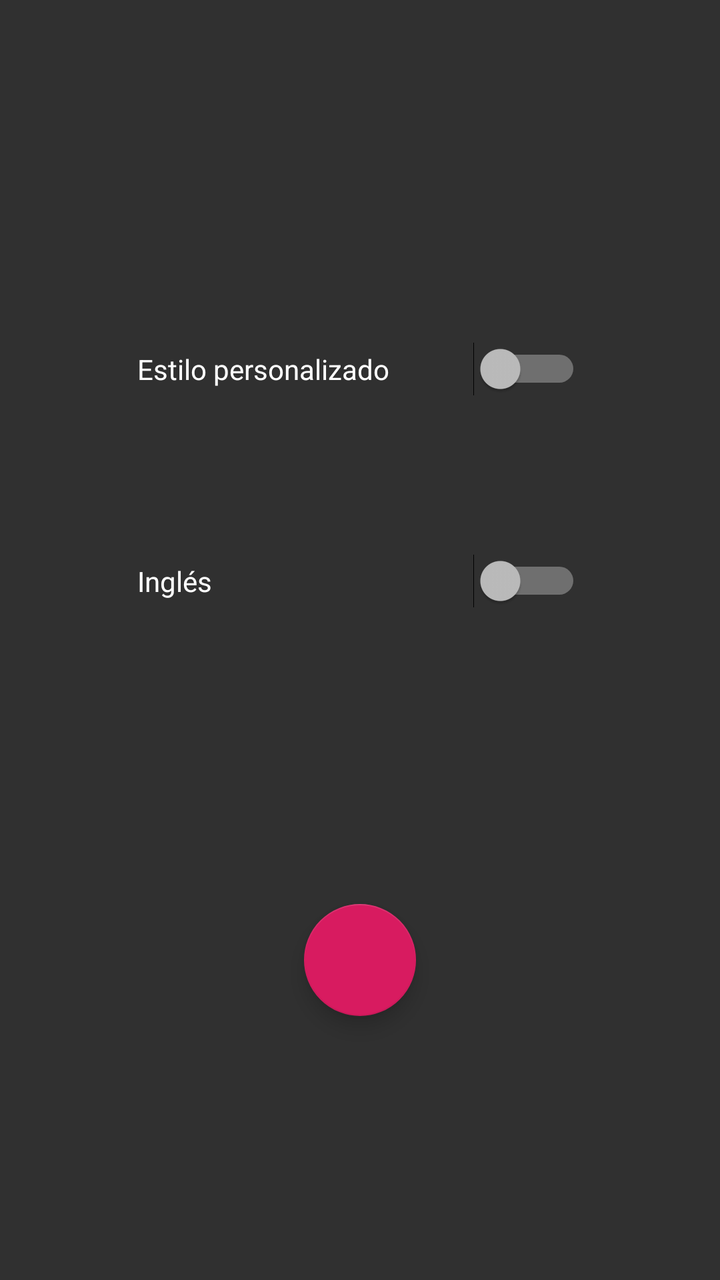
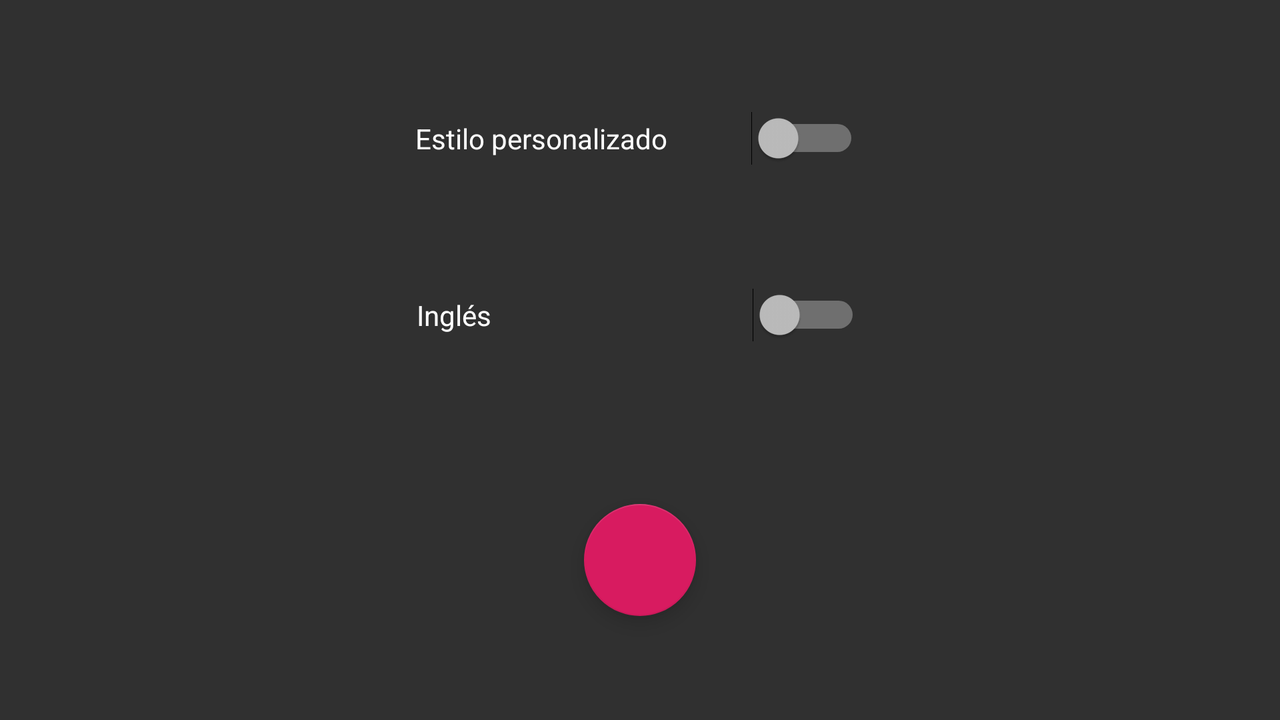

Two renders of one Android screen. The first uses the default layout on a phone; the second uses the alternative layout the repository ships for a different screen configuration, on a matching device. The two XML files are below.
<!-- AndroidManifest.xml: application theme AppTheme -->
<!-- res/layout/activity_settings.xml -->
<?xml version="1.0" encoding="utf-8"?>
<android.support.constraint.ConstraintLayout xmlns:android="http://schemas.android.com/apk/res/android"
    xmlns:app="http://schemas.android.com/apk/res-auto"
    xmlns:tools="http://schemas.android.com/tools"
    android:layout_width="match_parent"
    android:layout_height="match_parent"
    android:theme="@style/AppTheme"
    tools:context=".SettingsActivity">

    <Switch
        android:id="@+id/switch1"
        android:layout_width="222dp"
        android:layout_height="59dp"
        android:layout_marginStart="8dp"
        android:layout_marginLeft="8dp"
        android:layout_marginTop="8dp"
        android:layout_marginEnd="8dp"
        android:layout_marginRight="8dp"
        android:layout_marginBottom="8dp"
        android:text="@string/pref1"
        app:layout_constraintBottom_toTopOf="@+id/switch2"
        app:layout_constraintEnd_toEndOf="parent"
        app:layout_constraintHorizontal_bias="0.497"
        app:layout_constraintStart_toStartOf="parent"
        app:layout_constraintTop_toTopOf="parent"
        app:layout_constraintVertical_bias="0.79" />

    <Switch
        android:id="@+id/switch2"
        android:layout_width="222dp"
        android:layout_height="59dp"
        android:layout_marginStart="8dp"
        android:layout_marginLeft="8dp"
        android:layout_marginTop="8dp"
        android:layout_marginEnd="8dp"
        android:layout_marginRight="8dp"
        android:layout_marginBottom="320dp"
        android:text="@string/pref2"
        app:layout_constraintBottom_toBottomOf="parent"
        app:layout_constraintEnd_toEndOf="parent"
        app:layout_constraintHorizontal_bias="0.497"
        app:layout_constraintStart_toStartOf="parent"
        app:layout_constraintTop_toTopOf="parent"
        app:layout_constraintVertical_bias="1.0" />

    <android.support.design.widget.FloatingActionButton
        android:id="@+id/fab7"
        android:layout_width="wrap_content"
        android:layout_height="wrap_content"
        android:layout_gravity="center_vertical|start"
        android:layout_margin="@dimen/fab_margin"
        android:layout_marginStart="8dp"
        android:layout_marginLeft="8dp"
        android:layout_marginTop="8dp"
        android:layout_marginEnd="8dp"
        android:layout_marginRight="8dp"
        android:layout_marginBottom="8dp"
        app:layout_anchorGravity="left"
        app:layout_constraintBottom_toBottomOf="parent"
        app:layout_constraintEnd_toEndOf="parent"
        app:layout_constraintStart_toStartOf="parent"
        app:layout_constraintTop_toBottomOf="@+id/switch2"
        app:srcCompat="@drawable/ic_arrow_back_black" />

</android.support.constraint.ConstraintLayout>
<!-- resources referenced by this layout -->
<resources>
  <dimen name="fab_margin">16dp</dimen>
  <string name="pref1">Estilo personalizado</string>
  <string name="pref2">Inglés</string>
  <style name="AppTheme" parent="Theme.AppCompat.NoActionBar">
          
          <item name="colorPrimary">@color/colorPrimary</item>
          <item name="colorPrimaryDark">@color/colorPrimaryDark</item>
          <item name="colorAccent">@color/colorAccent</item>
      </style>
  <color name="colorPrimary">#008577</color>
  <color name="colorPrimaryDark">#00574B</color>
  <color name="colorAccent">#D81B60</color>
</resources>
<!-- res/layout-land/activity_settings.xml (the repository's variant of the layout above) -->
<!-- drawn on the phone turned sideways -->
<?xml version="1.0" encoding="utf-8"?>
<android.support.constraint.ConstraintLayout xmlns:android="http://schemas.android.com/apk/res/android"
    xmlns:app="http://schemas.android.com/apk/res-auto"
    xmlns:tools="http://schemas.android.com/tools"
    android:layout_width="match_parent"
    android:layout_height="match_parent"
    android:theme="@style/AppTheme"
    tools:context=".SettingsActivity">

    <android.support.design.widget.FloatingActionButton
        android:id="@+id/fab9"
        android:layout_width="wrap_content"
        android:layout_height="wrap_content"
        android:layout_gravity="center_vertical|start"
        android:layout_margin="@dimen/fab_margin"
        android:layout_marginStart="8dp"
        android:layout_marginLeft="8dp"
        android:layout_marginTop="8dp"
        android:layout_marginEnd="8dp"
        android:layout_marginRight="8dp"
        android:layout_marginBottom="8dp"
        app:layout_anchorGravity="left"
        app:layout_constraintBottom_toBottomOf="parent"
        app:layout_constraintEnd_toEndOf="parent"
        app:layout_constraintStart_toStartOf="parent"
        app:layout_constraintTop_toBottomOf="@+id/switch2"
        app:srcCompat="@drawable/ic_arrow_back_black" />

    <Switch
        android:id="@+id/switch1"
        android:layout_width="222dp"
        android:layout_height="59dp"
        android:layout_marginStart="8dp"
        android:layout_marginLeft="8dp"
        android:layout_marginTop="8dp"
        android:layout_marginEnd="8dp"
        android:layout_marginRight="8dp"
        android:layout_marginBottom="8dp"
        android:text="@string/pref1"
        app:layout_constraintBottom_toTopOf="@+id/switch2"
        app:layout_constraintEnd_toEndOf="parent"
        app:layout_constraintHorizontal_bias="0.497"
        app:layout_constraintStart_toStartOf="parent"
        app:layout_constraintTop_toTopOf="parent"
        app:layout_constraintVertical_bias="0.79" />

    <Switch
        android:id="@+id/switch2"
        android:layout_width="222dp"
        android:layout_height="85dp"
        android:layout_marginStart="8dp"
        android:layout_marginLeft="8dp"
        android:layout_marginEnd="8dp"
        android:layout_marginRight="8dp"
        android:layout_marginBottom="160dp"
        android:text="@string/pref2"
        app:layout_constraintBottom_toBottomOf="parent"
        app:layout_constraintEnd_toEndOf="parent"
        app:layout_constraintHorizontal_bias="0.498"
        app:layout_constraintStart_toStartOf="parent" />

</android.support.constraint.ConstraintLayout>
